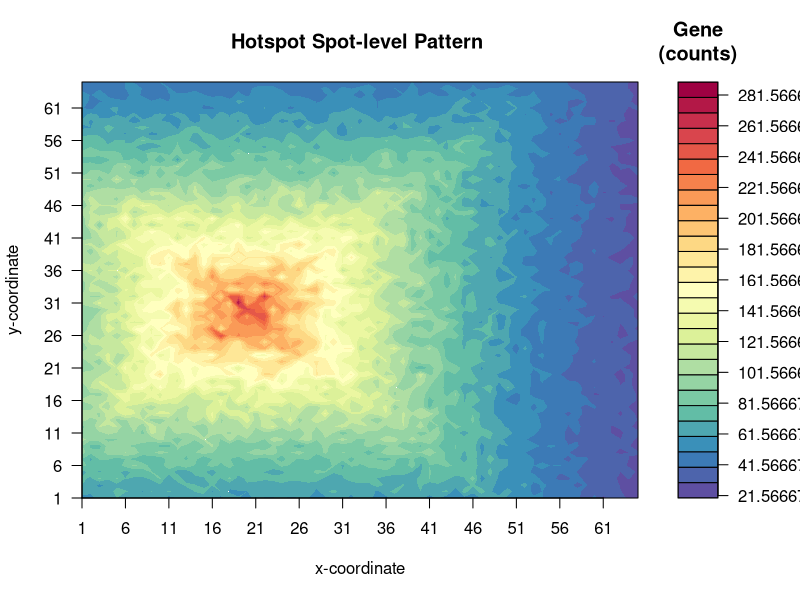
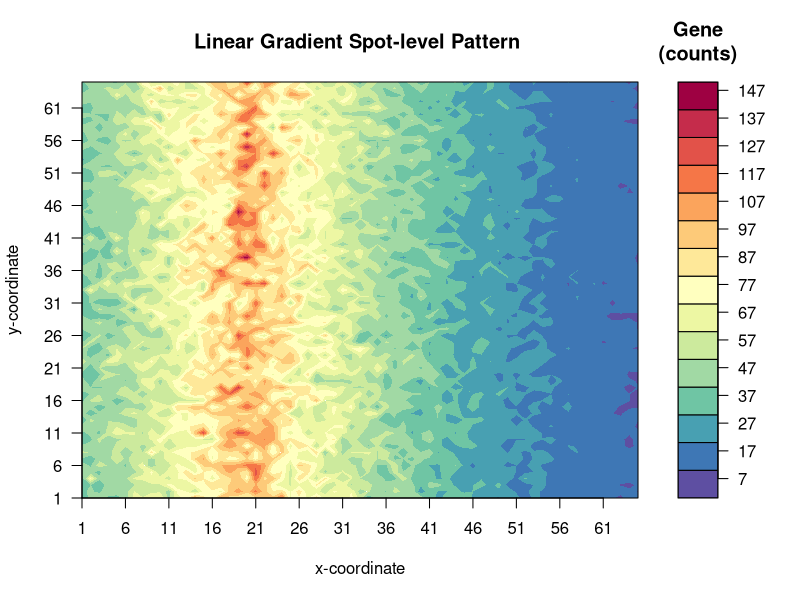
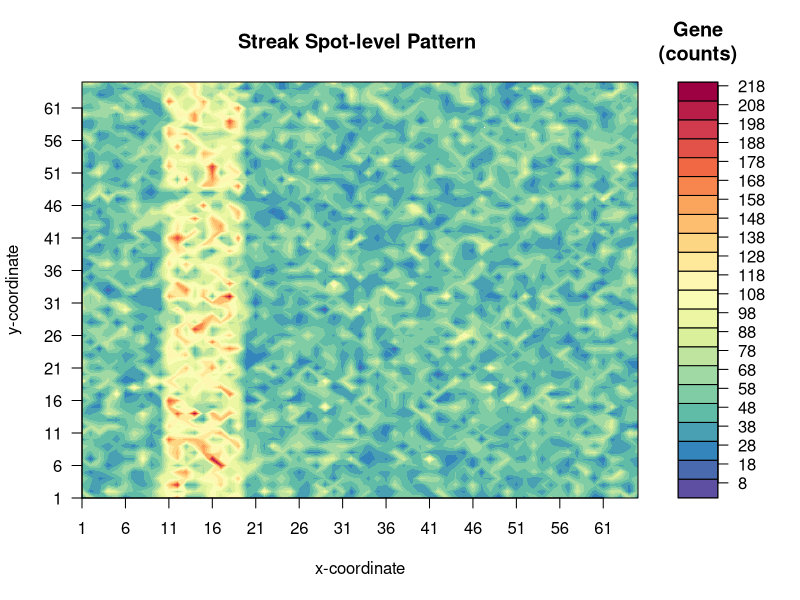
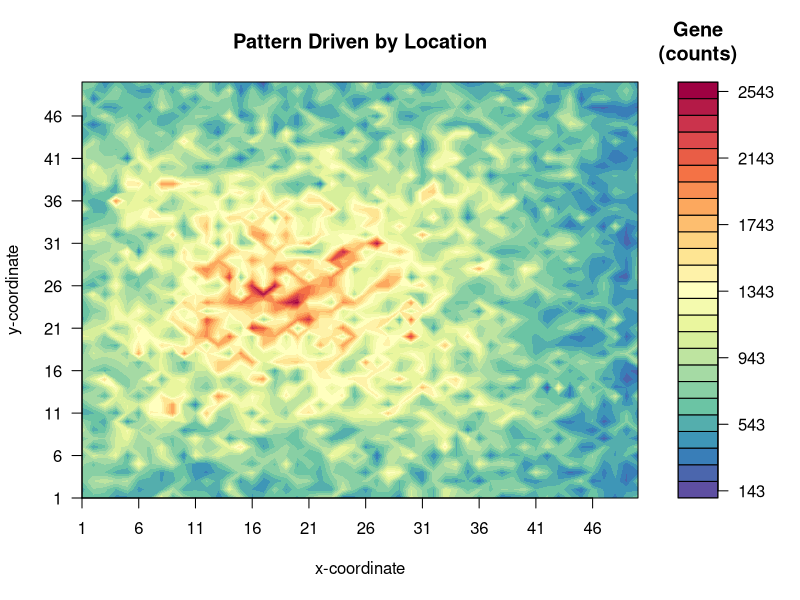
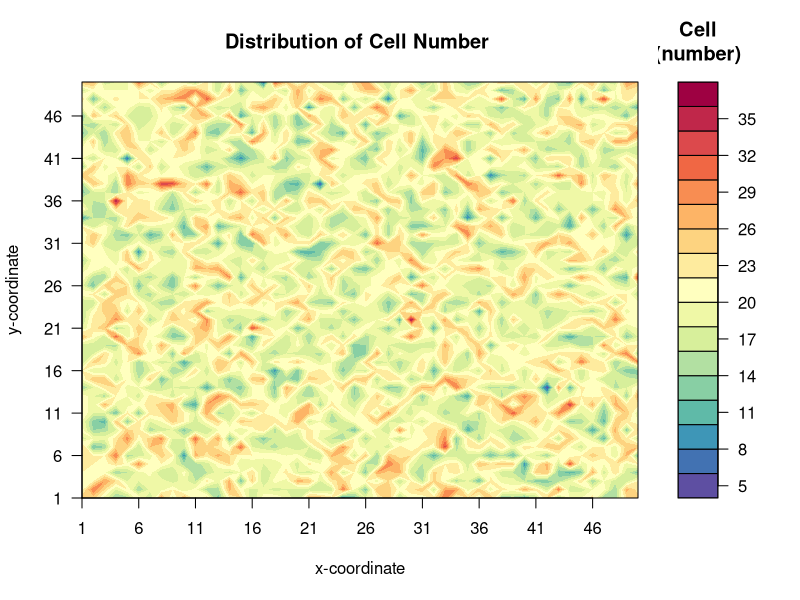
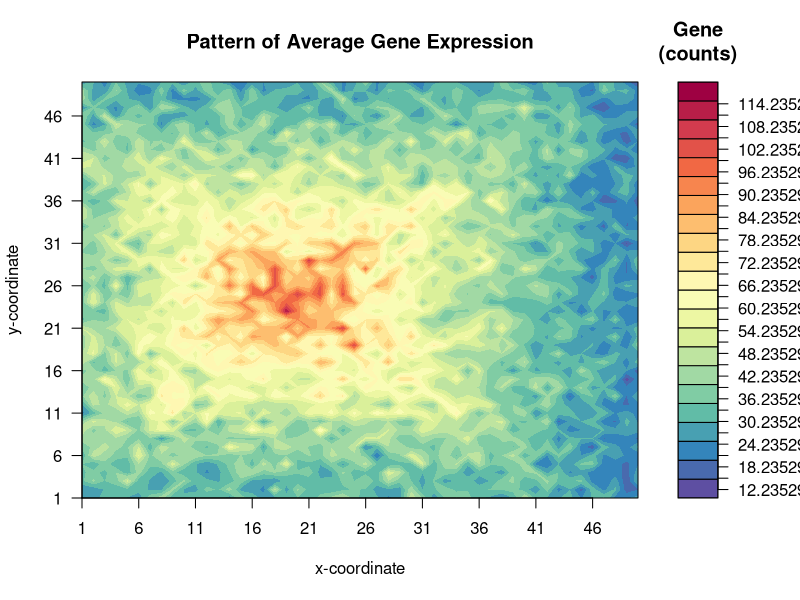

Reproduce these figures in R, in order.
#start
library(RColorBrewer)
library(gplots)
myPalette <- colorRampPalette(rev(brewer.pal(11, "Spectral")))

#Hotspot：y1,y2:coordinates of index spot
#2x-1:length of rectangular with pattern, x should be odd number. x-1 need to be divide by k.
#k:thinkness of every layer
#r:change rate
#n: peak mean
#sz: size parameter in alternative parametrization of NB
#l:length of background rect.
kernal1<-function(y1,y2,x,k,r,n,sz,l){
  set.seed(104)
  aresult<-matrix(rep(0,(l^2)),nrow=l,ncol=l)
  result<-matrix(rep(0,(2*x-1)^2),nrow=2*x-1,ncol=2*x-1)
  result[x,x]<-n
  # x-1 has to be divided by k
  #four corner on every k "layer"
  for (t in (0:((x-1)/k-1))) {
    result[x-(t+1)*k,x+(t+1)*k]<-(1/r)*result[x-t*k,x+t*k]
    result[x+(t+1)*k,x+(t+1)*k]<-(1/r)*result[x+t*k,x+t*k]
    result[x-(t+1)*k,x-(t+1)*k]<-(1/r)*result[x-t*k,x-t*k]
    result[x+(t+1)*k,x-(t+1)*k]<-(1/r)*result[x+t*k,x-t*k]
    #four corner on every layer between k-1 and k    
    for (i in (0:(k-1))) {
      result[x-(t+1)*k+i,x+(t+1)*k-i]<-result[x-(t+1)*k,x+(t+1)*k]
      result[x+(t+1)*k-i,x+(t+1)*k-i]<-result[x+(t+1)*k,x+(t+1)*k]
      result[x-(t+1)*k+i,x-(t+1)*k+i]<-result[x-(t+1)*k,x-(t+1)*k]
      result[x+(t+1)*k-i,x-(t+1)*k+i]<-result[x+(t+1)*k,x-(t+1)*k]
      #every line aligned to the corner (clockwisely)  
      for (j in (1:(2*((t+1)*k-i)-1))) {
        result[x-(t+1)*k+i+j,x+(t+1)*k-i] <-result[x-(t+1)*k+i,x+(t+1)*k-i]
        result[x+(t+1)*k-i,x+(t+1)*k-i-j] <-result[x+(t+1)*k-i,x+(t+1)*k-i]
        result[x-(t+1)*k+i,x-(t+1)*k+i+j] <-result[x-(t+1)*k+i,x-(t+1)*k+i]
        result[x+(t+1)*k-i-j,x-(t+1)*k+i] <-result[x+(t+1)*k-i,x-(t+1)*k+i]
      }
    }
  }
  generate<-function(s){
    g<-mean(rnbinom(30,mu=s,size=sz))
  }
  cresult<-sapply(result,generate)
  dresult<-matrix(cresult,nrow=2*x-1,ncol=2*x-1,byrow=T)
  
  aresult[y1,y2]<-dresult[x,x]
  for (i in (0:min(c((y1-1),(x-1))))){
    aresult[y1-i,y2]<-dresult[x-i,x]
    for (j in (0:min(c((y2-1),(x-1))))){
      aresult[y1-i,y2-j]<-dresult[x-i,x-j]
    }
    for (t in (0:min(c((l-y2),(x-1))))){
      aresult[y1-i,y2+t]<-dresult[x-i,x+t]
    }
  }
  for (s in (0:min(c((l-y1),(x-1))))){
    aresult[y1+s,y2]<-dresult[x+s,x]
    for (j in (0:min(c((y2-1),(x-1))))){
      aresult[y1+s,y2-j]<-dresult[x+s,x-j]
    }
    for (t in (0:min(c((l-y2),(x-1))))){
      aresult[y1+s,y2+t]<-dresult[x+s,x+t]
    }
  }
  graph<-filled.contour(x = 1:nrow(aresult),y = 1:ncol(aresult),
                 z = aresult, color.palette = myPalette,
                 plot.title = title(main = "Hotspot Spot-level Pattern ",
                                    xlab = "x-coordinate",ylab = "y-coordinate"),
                 plot.axes = {axis(1, seq(1, ncol(aresult), by = 5))
                   axis(2, seq(1, nrow(aresult), by = 5))},
                 key.title = title(main="Gene\n(counts)"),
                 key.axes = axis(4, seq(min(aresult), max(aresult), by = 20)),
                 )
  finalresult<-list(aresult,graph)
  return(finalresult)
}
#example of kernal1
k11<-kernal1(20,30,60,2,1.1,250,7,65)



#linear gradient spot-level pattern
#y2:index column location
#2y-1: length of pattern
#r:change rate
#k:thinkness of each layer
#n:expected mean of gene counts of spot in index column
#sz:size of NB
#l: length of background
kernal2<-function(y2,y,r,k,n,sz,l){
  set.seed(103)
  result<-matrix(rep(0,l*((2*y)-1)),nrow=l,ncol=2*y-1)
  aresult<-matrix(rep(0,l^2),nrow=l,ncol=l)
  result[,y]<-n
  for (t in (0:((y-1)/k-1))){
    result[,y-(t+1)*k]<-(1/r)*result[,y-t*k]
    result[,y+(t+1)*k]<-(1/r)*result[,y+t*k]
   for (j in (0:(k-1))){
     result[,y-(t*k)+j]<-result[,y-t*k]
     result[,y+(t*k)-j]<-result[,y+t*k]
   }
  }
#  10,20,1.1,1,100,2,30
  generate<-function(s){
    g<-mean(rnbinom(20,mu=s,size=sz))
  } 
  cresult<-sapply(result,generate)
  dresult<-matrix(cresult,nrow=l,ncol=(2*y)-1,byrow=F)
  aresult[,y2]<-dresult[,y]
  for (i in (0:min(c(y-1,y2-1)))){
    aresult[,y2-i]<-dresult[,y-i]
  }
  for (j in (0:min(c(l-y2,y-1)))){
    aresult[,y2+j]<-dresult[,y+j]
  }
  graph<-filled.contour(x = 1:ncol(aresult),y = 1:nrow(aresult),
                        z = t(aresult), color.palette = myPalette,
                        plot.title = title(main = "Linear Gradient Spot-level Pattern ",
                                           xlab = "x-coordinate",ylab = "y-coordinate"),
                        plot.axes = {axis(1, seq(1, ncol(aresult), by = 5))
                          axis(2, seq(1, nrow(aresult), by = 5))},
                        key.title = title(main="Gene\n(counts)"),
                        key.axes = axis(4, seq(min(aresult), max(aresult), by = 10)),
  )
  finalresult<-list(aresult,graph,dresult)
  return(finalresult)
}
k12<-kernal2(20,50,1.05,1,100,2,65)[2]

#streak
kernal3<-function(y1,y2,n,sz,l,base){
  result<-matrix(rep(0,l^2),nrow=l,ncol=l)
  result[,y1:y2]<-n
  result[,0:y1]<-base
  result[,y2:l]<-base
  generate<-function(s){
    g<-rnbinom(1,mu=s,size=sz)
  }
  cresult<-sapply(result,generate)
  aresult<-matrix(cresult,nrow=l,ncol=l,byrow=F)
  graph<-filled.contour(x = 1:ncol(aresult),y = 1:nrow(aresult),
                        z = t(aresult), color.palette = myPalette,
                        plot.title = title(main = "Streak Spot-level Pattern ",
                                           xlab = "x-coordinate",ylab = "y-coordinate"),
                        plot.axes = {axis(1, seq(1, ncol(aresult), by = 5))
                          axis(2, seq(1, nrow(aresult), by = 5))},
                        key.title = title(main="Gene\n(counts)"),
                        key.axes = axis(4, seq(min(aresult), max(aresult), by = 10)),
  )
  finalresult<-list(aresult,graph)
  return(finalresult)
}
k13<-kernal3(10,20,100,10,65,50)

#pattern on averge gene expression 
kernalsvg<-function(y1,y2,x,k,r,n,l,num){
  set.seed(103)
  aresult<-matrix(rep(0,(l^2)),nrow=l,ncol=l)
  result<-matrix(rep(0,(2*x-1)^2),nrow=2*x-1,ncol=2*x-1)
  numresult<-matrix(rpois(l^2,num),nrow=l,ncol=l)
  result[x,x]<-n
  # x-1 has to be divided by k
  #four corner on every k "layer"
  for (t in (0:((x-1)/k-1))) {
    result[x-(t+1)*k,x+(t+1)*k]<-(1/r)*result[x-t*k,x+t*k]
    result[x+(t+1)*k,x+(t+1)*k]<-(1/r)*result[x+t*k,x+t*k]
    result[x-(t+1)*k,x-(t+1)*k]<-(1/r)*result[x-t*k,x-t*k]
    result[x+(t+1)*k,x-(t+1)*k]<-(1/r)*result[x+t*k,x-t*k]
    #four corner on every layer between k-1 and k    
    for (i in (0:(k-1))) {
      result[x-(t+1)*k+i,x+(t+1)*k-i]<-result[x-(t+1)*k,x+(t+1)*k]
      result[x+(t+1)*k-i,x+(t+1)*k-i]<-result[x+(t+1)*k,x+(t+1)*k]
      result[x-(t+1)*k+i,x-(t+1)*k+i]<-result[x-(t+1)*k,x-(t+1)*k]
      result[x+(t+1)*k-i,x-(t+1)*k+i]<-result[x+(t+1)*k,x-(t+1)*k]
      #every line aligned to the corner (clockwisely)  
      for (j in (1:(2*((t+1)*k-i)-1))) {
        result[x-(t+1)*k+i+j,x+(t+1)*k-i] <-result[x-(t+1)*k+i,x+(t+1)*k-i]
        result[x+(t+1)*k-i,x+(t+1)*k-i-j] <-result[x+(t+1)*k-i,x+(t+1)*k-i]
        result[x-(t+1)*k+i,x-(t+1)*k+i+j] <-result[x-(t+1)*k+i,x-(t+1)*k+i]
        result[x+(t+1)*k-i-j,x-(t+1)*k+i] <-result[x+(t+1)*k-i,x-(t+1)*k+i]
      }
    }
  }

  generate2<-function(s){
    numb<-rpois(1,lambda=num)
    g<-sum(rpois(numb,lambda=rgamma(1,shape=s,scale=1)))
    return(list(numb,g))
  }
  cresult<-sapply(result,generate2)
  #dresult is sum counts of each spot in pattern part
  dresult<-matrix(as.numeric(cresult[2,]),nrow=2*x-1,ncol=2*x-1,byrow=T)
  #nresult is cell number of each spot
  nresult<-matrix(as.numeric(cresult[1,]),nrow=2*x-1,ncol=2*x-1,byrow=T)
  
  aresult[y1,y2]<-dresult[x,x]
  for (i in (0:min(c((y1-1),(x-1))))){
    aresult[y1-i,y2]<-dresult[x-i,x]
    for (j in (0:min(c((y2-1),(x-1))))){
      aresult[y1-i,y2-j]<-dresult[x-i,x-j]
    }
    for (t in (0:min(c((l-y2),(x-1))))){
      aresult[y1-i,y2+t]<-dresult[x-i,x+t]
    }
  }
  for (s in (0:min(c((l-y1),(x-1))))){
    aresult[y1+s,y2]<-dresult[x+s,x]
    for (j in (0:min(c((y2-1),(x-1))))){
      aresult[y1+s,y2-j]<-dresult[x+s,x-j]
    }
    for (t in (0:min(c((l-y2),(x-1))))){
      aresult[y1+s,y2+t]<-dresult[x+s,x+t]
    }
  }

#cell number pattern on whole map 
  numresult[y1,y2]<-nresult[x,x]
  for (i in (0:min(c((y1-1),(x-1))))){
    numresult[y1-i,y2]<-nresult[x-i,x]
    for (j in (0:min(c((y2-1),(x-1))))){
      numresult[y1-i,y2-j]<-nresult[x-i,x-j]
    }
    for (t in (0:min(c((l-y2),(x-1))))){
      numresult[y1-i,y2+t]<-nresult[x-i,x+t]
    }
  }
  for (s in (0:min(c((l-y1),(x-1))))){
    numresult[y1+s,y2]<-nresult[x+s,x]
    for (j in (0:min(c((y2-1),(x-1))))){
      numresult[y1+s,y2-j]<-nresult[x+s,x-j]
    }
    for (t in (0:min(c((l-y2),(x-1))))){
      numresult[y1+s,y2+t]<-nresult[x+s,x+t]
    }
  }
#Pattern of Average gene expression  
  avreuslt<-aresult/numresult
  graph1<-filled.contour(x = 1:nrow(aresult),y = 1:ncol(aresult),
                        z = aresult, color.palette = myPalette,
                        plot.title = title(main = "Pattern Driven by Location",
                                           xlab = "x-coordinate",ylab = "y-coordinate"),
                        plot.axes = {axis(1, seq(1, ncol(aresult), by = 5))
                          axis(2, seq(1, nrow(aresult), by = 5))},
                        key.title = title(main="Gene\n(counts)"),
                        key.axes = axis(4, seq(min(aresult), max(aresult), by = 400))
  ,)
  graph2<-filled.contour(x = 1:nrow(numresult),y = 1:ncol(numresult),
                         z = numresult, color.palette = myPalette,
                         plot.title = title(main = "Distribution of Cell Number ",
                                            xlab = "x-coordinate",ylab = "y-coordinate"),
                         plot.axes = {axis(1, seq(1, ncol(numresult), by = 5))
                           axis(2, seq(1, nrow(numresult), by = 5))},
                         key.title = title(main="Cell\n(number)"),
                         key.axes = axis(4, seq(min(numresult), max(numresult), by = 3))
  ,)
  graph3<-filled.contour(x = 1:nrow(avreuslt),y = 1:ncol(avreuslt),
                         z = avreuslt, color.palette = myPalette,
                         plot.title = title(main = "Pattern of Average Gene Expression",
                                            xlab = "x-coordinate",ylab = "y-coordinate"),
                         plot.axes = {axis(1, seq(1, ncol(avreuslt), by = 5))
                           axis(2, seq(1, nrow(avreuslt), by = 5))},
                         key.title = title(main="Gene\n(counts)"),
                         key.axes = axis(4, seq(min(avreuslt), max(avreuslt), by = 3))
  ,)
  finalresult<-list(graph1,graph2,graph3)
  return(finalresult)
}
kernal4<-kernalsvg(20,25,41,2,1.1,100,50,20)
